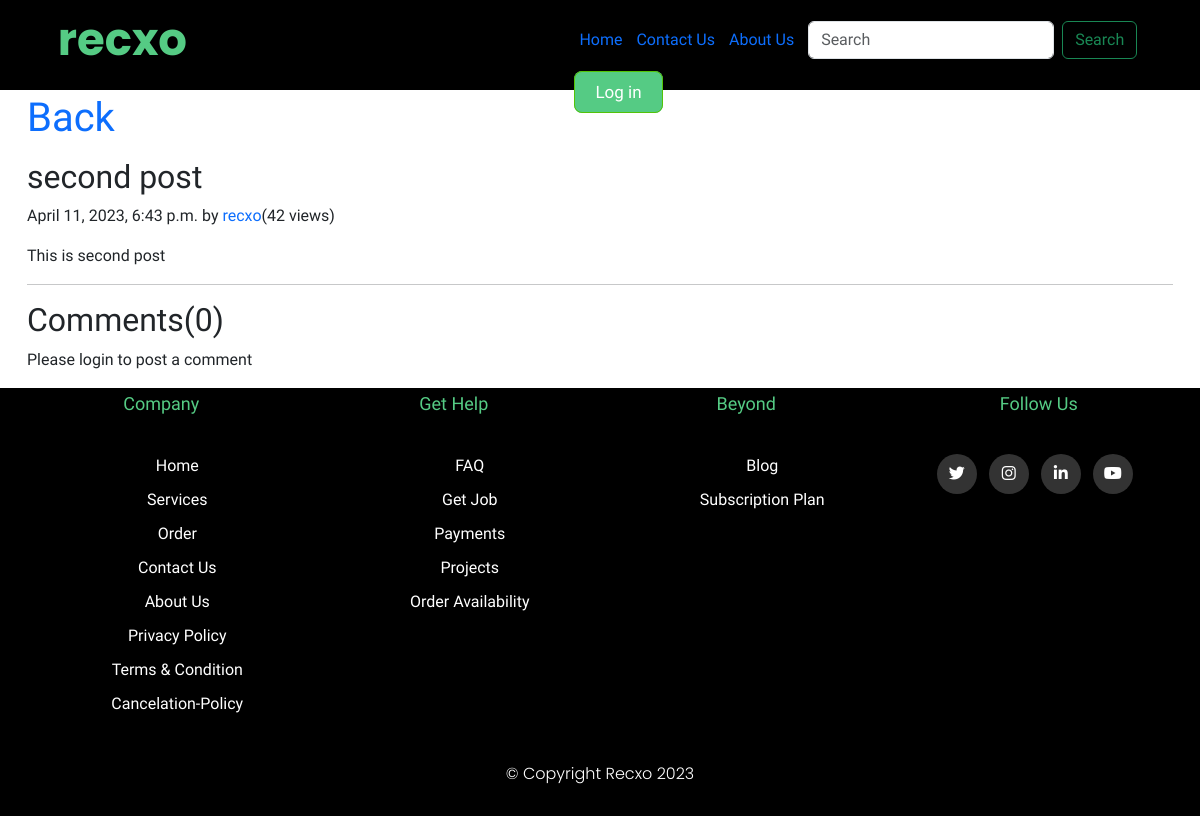
/blog/second-post/, run on the app's committed database.
### Blog/models.py (models this page shows, shortened)
class Post(models.Model):
    sno = models.AutoField(primary_key=True)
    title = models.CharField(max_length=200)
    content = models.TextField()
    author = models.CharField(max_length=13)
    slug = models.CharField(max_length=130)
    views= models.IntegerField(default=0)
    timestamp = models.DateTimeField(blank=True)

### Blog/views.py (the view)
# urls.py: path('<str:slug>/', views.blogPost,name='blogPost'),
def blogPost(request, slug):
    post = Post.objects.filter(slug=slug).first()
    post.views= post.views+1
    post.save()
    comments = BlogComment.objects.filter(post=post,parent=None)
    replies= BlogComment.objects.filter(post=post).exclude(parent=None)
    replyDict={}
    for reply in replies:
        if reply.sno not in replyDict.keys():
            replyDict[reply.parent.sno]=[reply]
        else:
            replyDict[reply.parent.sno].append(reply)
    context = {'post': post, 'comments': comments,'user':request.user,'replyDict':replyDict}
    return render(request, 'blog/blogPost.html', context)

### templates/blog/blogPost.html (shortened to what this page needs)
{% extends 'blog_base.html' %} {% block title %} BlogPost-icoder{%endblock title %} {% block blogactive %}active{% endblock blogactive %} {% block body %}
{%load humanize %} {% load extras %} {% load static %}
<div class="container my-1">
  <h1>
    <a href="/blog">Back</a>
  </h1>
</div>
<div class="container my-3">
  <h2 class="blog-post-title">{{post.title}}</h2>
  <p class="blog-post-meta">
    {{post.timestamp}} by <a href="#">{{post.author}}</a>(<span>{{post.views}} views</span>)
  </p>
  <p>{{post.content|safe}}</p>
  <hr />
</div>
<div class="container">
  <h2>Comments({{comments.count}})</h2>
  {% if user.is_anonymous %}
  <p>Please login to post a comment</p>
  {% endif %}
</div>
{% endblock body %}

### static/css/base.css (style rules this page uses)
* { margin: 0; padding: 0; text-decoration: none; list-style: none; box-sizing: border-box; }
body { font-family: 'Oxygen', sans-serif; }
body a { text-decoration: none; }
.container { max-width: 1170px; margin: auto; }

### data on the page
Post: title "second post", timestamp "April 11, 2023, 6:43 p.m.", author "recxo", views "42", content "This is second post"

### other printed values
{{ comments.count }} "0"
